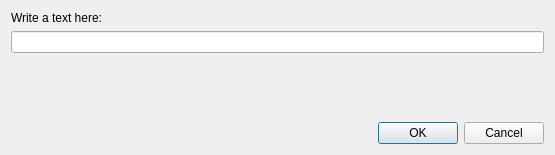
<?xml version="1.0" encoding="UTF-8"?>
<ui version="4.0">
 <class>Dialog</class>
 <widget class="QDialog" name="Dialog">
  <property name="geometry">
   <rect>
    <x>0</x>
    <y>0</y>
    <width>555</width>
    <height>155</height>
   </rect>
  </property>
  <property name="sizePolicy">
   <sizepolicy hsizetype="Preferred" vsizetype="Preferred">
    <horstretch>0</horstretch>
    <verstretch>0</verstretch>
   </sizepolicy>
  </property>
  <property name="minimumSize">
   <size>
    <width>318</width>
    <height>0</height>
   </size>
  </property>
  <property name="maximumSize">
   <size>
    <width>16777215</width>
    <height>16777215</height>
   </size>
  </property>
  <property name="windowTitle">
   <string>Hello World Test dialog</string>
  </property>
  <property name="toolTip">
   <string/>
  </property>
  <property name="modal">
   <bool>false</bool>
  </property>
  <layout class="QVBoxLayout" name="verticalLayout">
   <item>
    <widget class="QLabel" name="label_2">
     <property name="minimumSize">
      <size>
       <width>150</width>
       <height>0</height>
      </size>
     </property>
     <property name="toolTip">
      <string>Print to console</string>
     </property>
     <property name="text">
      <string>Write a text here:</string>
     </property>
    </widget>
   </item>
   <item>
    <layout class="QHBoxLayout" name="horizontalLayout">
     <item>
      <widget class="QLineEdit" name="lineEdit_1">
       <property name="toolTip">
        <string>Print to console</string>
       </property>
       <property name="whatsThis">
        <string>Text will be printed 
 to the QGIS-Python console</string>
       </property>
      </widget>
     </item>
    </layout>
   </item>
   <item>
    <spacer name="verticalSpacer">
     <property name="orientation">
      <enum>Qt::Vertical</enum>
     </property>
     <property name="sizeHint" stdset="0">
      <size>
       <width>20</width>
       <height>40</height>
      </size>
     </property>
    </spacer>
   </item>
   <item>
    <widget class="QDialogButtonBox" name="button_box">
     <property name="orientation">
      <enum>Qt::Horizontal</enum>
     </property>
     <property name="standardButtons">
      <set>QDialogButtonBox::Cancel|QDialogButtonBox::Ok</set>
     </property>
    </widget>
   </item>
  </layout>
 </widget>
 <resources>
  <include location="resources.qrc"/>
 </resources>
 <connections>
  <connection>
   <sender>button_box</sender>
   <signal>accepted()</signal>
   <receiver>Dialog</receiver>
   <slot>accept()</slot>
   <hints>
    <hint type="sourcelabel">
     <x>516</x>
     <y>403</y>
    </hint>
    <hint type="destinationlabel">
     <x>313</x>
     <y>2</y>
    </hint>
   </hints>
  </connection>
  <connection>
   <sender>button_box</sender>
   <signal>rejected()</signal>
   <receiver>Dialog</receiver>
   <slot>reject()</slot>
   <hints>
    <hint type="sourcelabel">
     <x>545</x>
     <y>403</y>
    </hint>
    <hint type="destinationlabel">
     <x>541</x>
     <y>0</y>
    </hint>
   </hints>
  </connection>
 </connections>
</ui>
